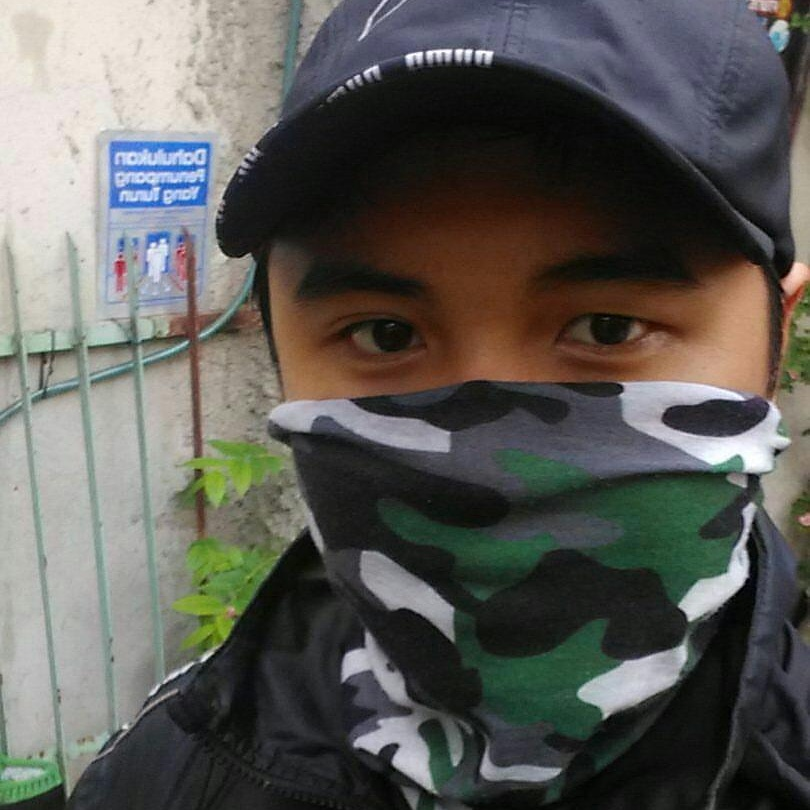
#> input picture tugas 1 pcd - HUDYA/face.jpg, 810 x 810 px
$ python task1.py
#> lines starting #> are read from the running program, lines starting #| are printed output that depends on the picture
import numpy, cv2 as cv, os

grayImage = cv.imread("face.jpg", cv.IMREAD_GRAYSCALE)
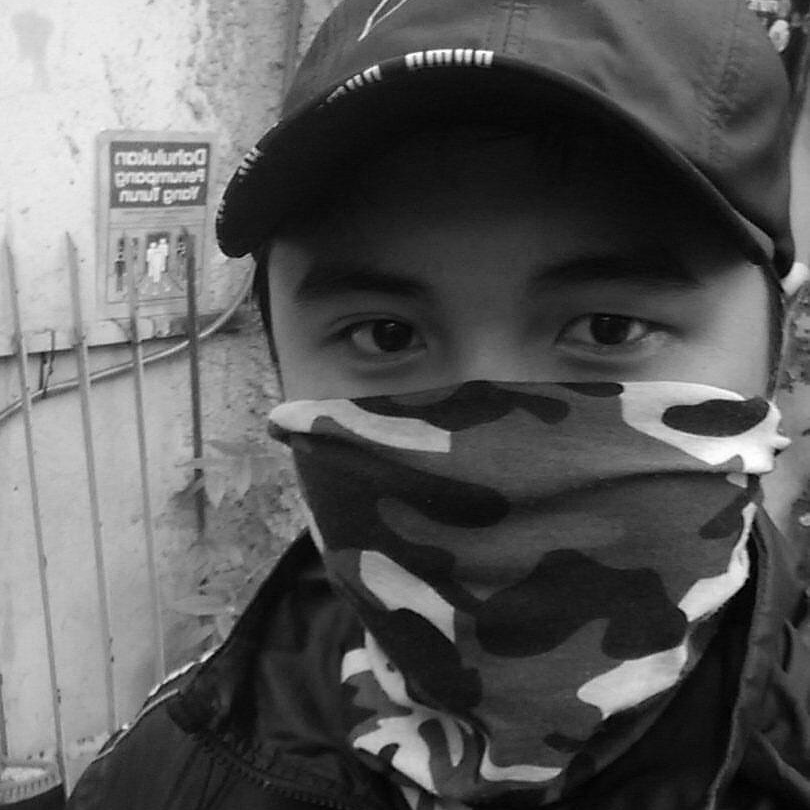
#> grayImage: shape (810, 810); min 0, max 255, mean 91.5
imageResizer = cv.resize(grayImage,(300,400),3)
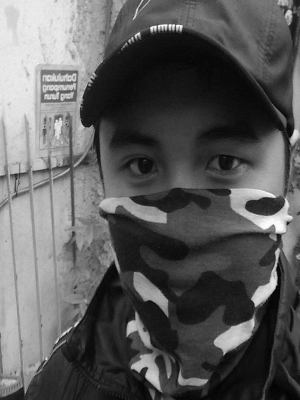
#> imageResizer: shape (400, 300); min 0, max 254, mean 91.3

randomByteArray =  bytearray(imageResizer)
flatNumpyArray = numpy.array(randomByteArray)
print(flatNumpyArray)
#> (printed output is left out)

grayImage2 = flatNumpyArray.reshape(300,400)
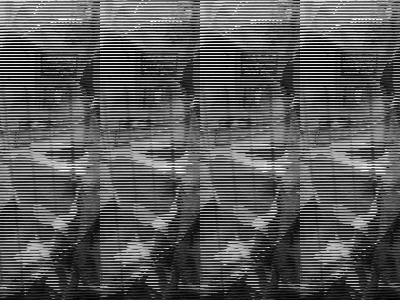
#> grayImage2: shape (300, 400); min 0, max 254, mean 91.3

cv.imwrite('RandomRunyek.png', grayImage2)
